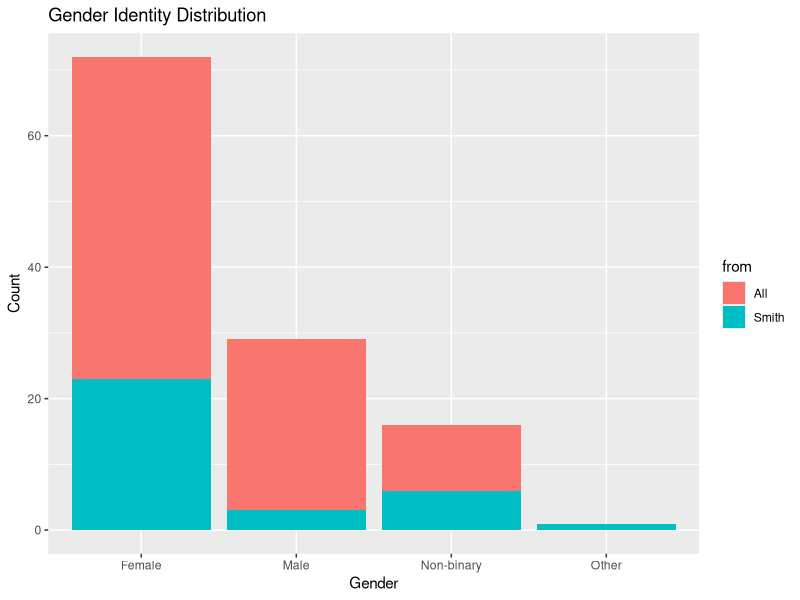

This figure's R source: (Note: this script raises an error after producing the figure.)
## ---- chunk 1
library(tidyverse)

stardew_all <- read.csv("stardew_all.csv") |> select(!Timestamp) |> mutate(from = "All")
stardew_smith <- read.csv("stardew_smith.csv") |> select(!Timestamp) |> mutate(from = "Smith")

stardew_data <- rbind(stardew_all, stardew_smith)
## ---- chunk 2
library(ggplot2)
ggplot(data = stardew_data, aes(x = gender, fill = from)) + geom_bar() + labs(title = "Gender Identity Distribution", x = "Gender", y = "Count")
## ---- chunk 3
ggplot(data = stardew_data, aes(x = marriage_candidate, fill = hobbies)) + geom_bar() + theme(axis.text.x = element_text(angle = 90, vjust = 0.5, hjust=1)) + labs(title = "Marriage Choice By Hobbies", x = "Marriage Choice", y = "Count")
## ---- chunk 4
ggplot(data = stardew_data, aes(x = marriage_candidate, fill = personality)) + geom_bar() + theme(axis.text.x = element_text(angle = 90, vjust = 0.5, hjust=1)) + labs(title = "Marriage Choice By Personality", x = "Personality", y = "Count")
## ---- chunk 5
ggplot(data = stardew_data, aes(x=age, color=gender)) +
  geom_freqpoly()
